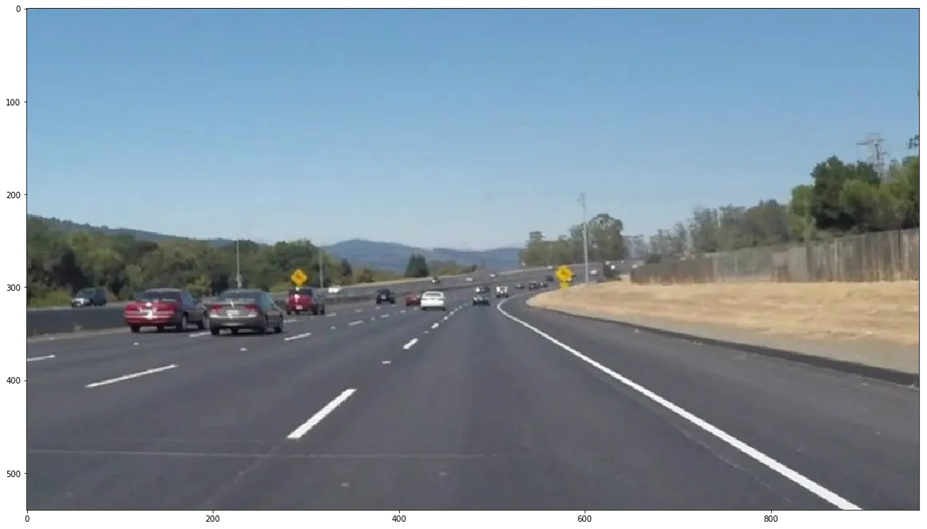
#> input picture test_images/WhatsApp Image 2025-10-12 at 20.25.29_cf874eb2.jpg, 927 x 529 px, found by its file name
$ jupyter execute 'code_v5(final).ipynb'   (shell and % lines are left out)   (older library calls are emulated)
#> lines starting #> are read from the running program, lines starting #| are printed output that depends on the picture; after the words box and inside, x2 and y2 are one past the last pixel; in counts of white or black regions, pixels touching at a corner belong together
#> the answer given: 1
#> the answer given: WhatsApp Image 2025-10-12 at 20.25.29_cf874eb2.jpg
#> in level_1_lane_only, image is the input picture: shape (529, 927, 3); mean B, G, R 156.3, 144.3, 129.5
[cell 1]
import numpy as np
import cv2
import matplotlib.pyplot as plt
import pandas as pd
from scipy import signal
from ultralytics import YOLO
from gtts import gTTS
from moviepy.editor import VideoFileClip, AudioFileClip, CompositeAudioClip
from google.colab import files
import os
from IPython.display import Audio, display

# Fix deprecated aliases
np.int = int
np.bool = bool
np.float = float

[cell 2]
# Configuration
LANE_SETTINGS = (80, 180, 5)
THRESHOLDS = (0.7, 0.4)
VEHICLES = {'car', 'truck', 'bus', 'motorcycle'}
PEDESTRIANS = {'person'}
PRIORITY = {'person': 1, 'motorcycle': 2, 'car': 3, 'truck': 4, 'bus': 5}
COLORS = {'person': (255, 0, 0), 'vehicle': (0, 255, 255)}

# Global storage
confidence_list = []
detection_list = []
decision_list = []

[cell 3]
# ============================================================================
# VOICE ALERT SYSTEM
# ============================================================================

class VoiceAlert:
    # [97 lines left out: functions __init__, speak, merge_audio_with_video, not called in this run]

[cell 4]
# ============================================================================
# SPEED ESTIMATION
# ============================================================================

# [29 lines left out: function estimate_speed, not called in this run]

[cell 5]
# ============================================================================
# DETECTION FUNCTIONS
# ============================================================================

def detect_lanes(image):
    """Lane detection with improved algorithm"""
    canny_low, canny_high, blur = LANE_SETTINGS

    gray = cv2.cvtColor(image, cv2.COLOR_RGB2GRAY)
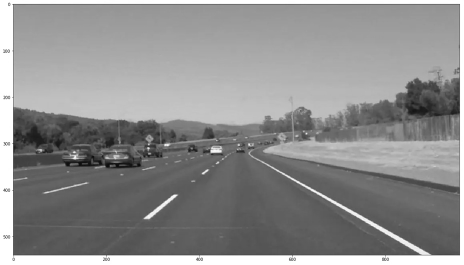
#> gray: shape (529, 927) (shown at 1/2 size); min 5, max 255, mean 141.2
    blur_img = cv2.GaussianBlur(gray, (blur, blur), 0)
    edges = cv2.Canny(blur_img, canny_low, canny_high)
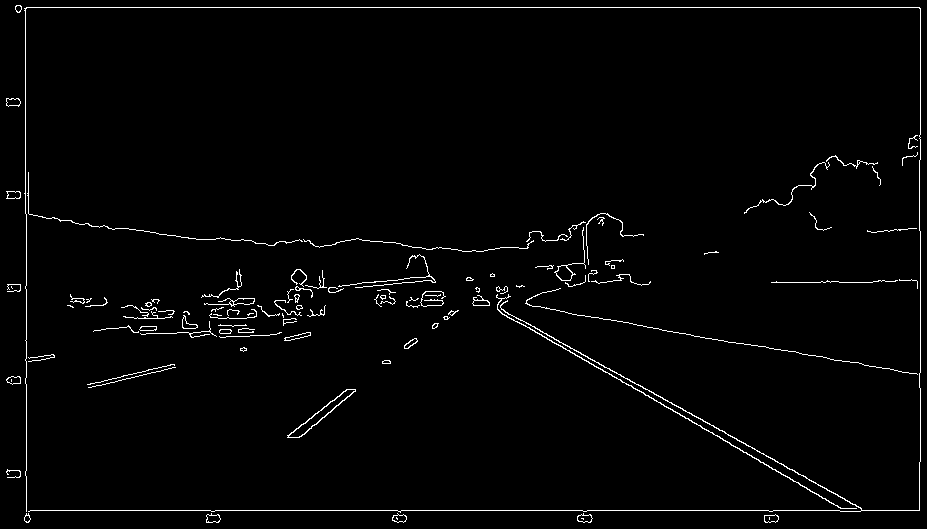
#> edges: shape (529, 927); 1.9% white in thin lines or dots

    height, width = image.shape[:2]
    mask = np.zeros_like(edges)

    polygon = np.array([[
        (int(width * 0.05), height),
        (int(width * 0.45), int(height * 0.6)),
        (int(width * 0.55), int(height * 0.6)),
        (int(width * 0.95), height)
    ]], dtype=np.int32)

    cv2.fillPoly(mask, polygon, 255)
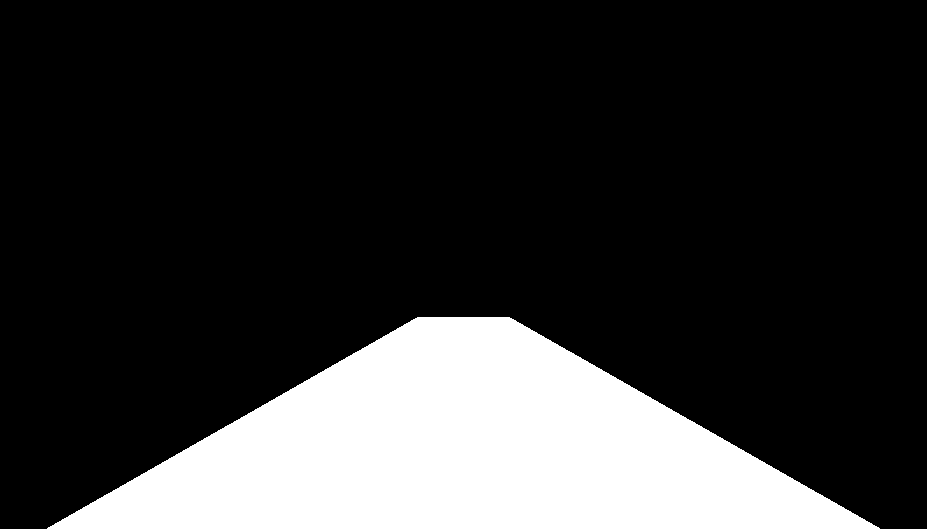
#> mask: shape (529, 927); 20% white; 1 white region, box (x1, y1, x2, y2) and area: (47, 317, 880, 529) 98315
    masked = cv2.bitwise_and(edges, mask)
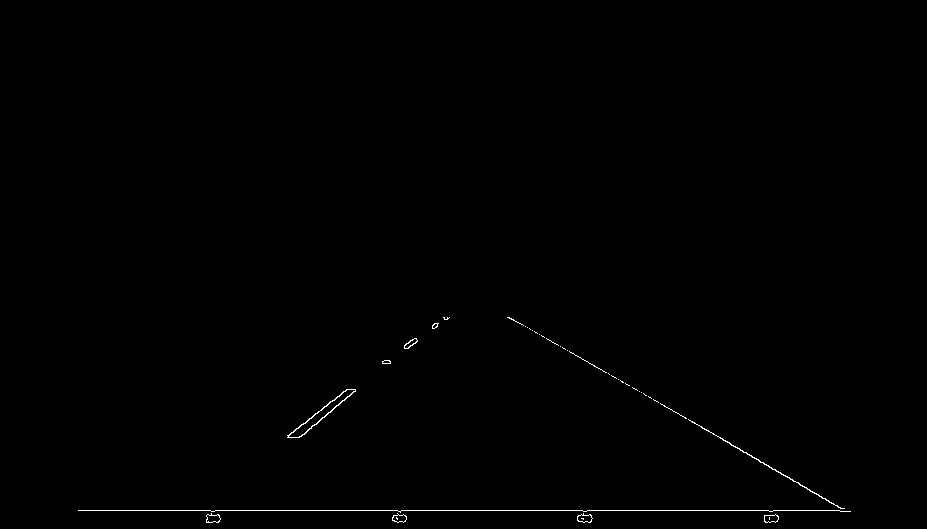
#> masked: shape (529, 927); 0.34% white in thin lines or dots, all inside (x1, y1, x2, y2) = (78, 317, 851, 523)

    lines = cv2.HoughLinesP(masked, 1, np.pi/180, 40,
                            minLineLength=50, maxLineGap=120)
#> lines = [[78, 510, 839, 510], [580, 357, 848, 511], [509, 317, 846, 511], [288, 435, 410, 340], [206, 515, 435, 323]]

    result = image.copy()
    left_lines, right_lines = [], []

    if lines is not None:
        for line in lines:
            x1, y1, x2, y2 = line[0]
            if x2 - x1 == 0:
                continue
            slope = (y2 - y1) / (x2 - x1)

            if 0.3 < abs(slope) < 2:
                if slope < 0:
                    left_lines.append(line[0])
                else:
                    right_lines.append(line[0])
#> this loop made 5 passes
#> (x1, y1, x2, y2, slope) on passes 1 to 5: (78, 510, 839, 510, 0), (580, 357, 848, 511, 0.575), (509, 317, 846, 511, 0.576), (288, 435, 410, 340, -0.779), (206, 515, 435, 323, -0.838)
#> after the loop, left_lines = [[288, 435, 410, 340], [206, 515, 435, 323]]; right_lines = [[580, 357, 848, 511], [509, 317, 846, 511]]

        for lines_group in [left_lines, right_lines]:
            if lines_group:
                avg = np.mean(lines_group, axis=0).astype(int)
                cv2.line(result, (avg[0], avg[1]), (avg[2], avg[3]),
                        (0, 255, 0), 6)
#> this loop made 2 passes
#> (lines_group, avg) on passes 1 to 2: ([[288, 435, 410, 340], [206, 515, 435, 323]], [247, 475, 422, 331]), ([[580, 357, 848, 511], [509, 317, 846, 511]], [544, 337, 847, 511])
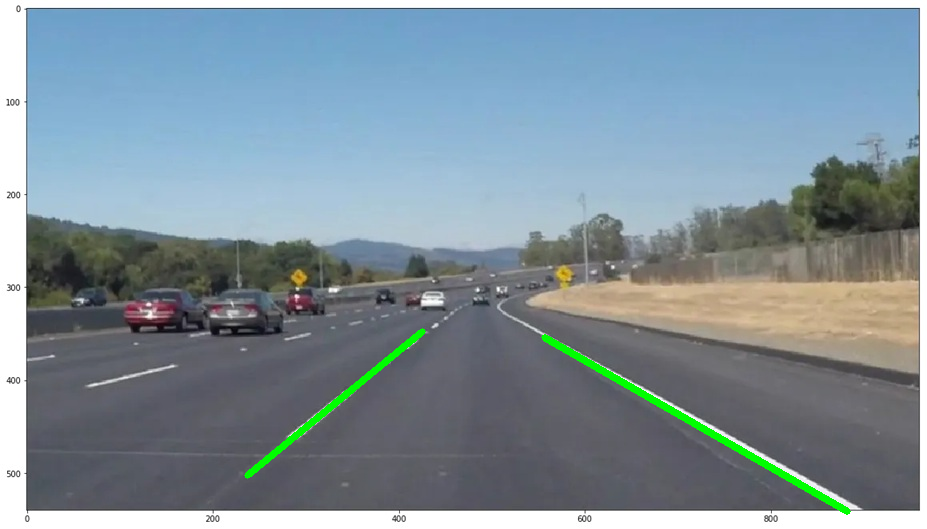
#> result: shape (529, 927, 3); mean R, G, B 128.3, 145.1, 154.9

    total = len(left_lines) + len(right_lines)
#> total = 4
    has_both = len(left_lines) > 0 and len(right_lines) > 0
#> has_both = True
    confidence = min(np.clip(total / 8.0, 0, 1) * (1.2 if has_both else 0.7), 1.0)
#> confidence = 0.6

    return (result, confidence)

[cell 6]
# [37 lines left out: function detect_objects, not called in this run]

[cell 7]
# [35 lines left out: function make_decision, not called in this run]

[cell 8]
# ============================================================================
# LOGGING & VISUALIZATION
# ============================================================================

# [26 lines left out: functions create_log_dataframe, smooth_confidence, not called in this run]

[cell 9]
# [58 lines left out: function create_simple_dashboard, not called in this run]

[cell 10]
# ============================================================================
# LEVEL FUNCTIONS
# ============================================================================

def level_1_lane_only(image_path):
    """Level 1: Lane detection"""
    print("\n" + "="*60)
    print("LEVEL 1: LANE DETECTION")
    print("="*60)

    image = cv2.imread(image_path)
    image_rgb = cv2.cvtColor(image, cv2.COLOR_BGR2RGB)
    result, confidence = detect_lanes(image_rgb)
#> confidence = 0.6

    cv2.putText(result, f"Confidence: {confidence:.2f}", (20, 40),
               cv2.FONT_HERSHEY_SIMPLEX, 1, (0, 255, 0), 2)
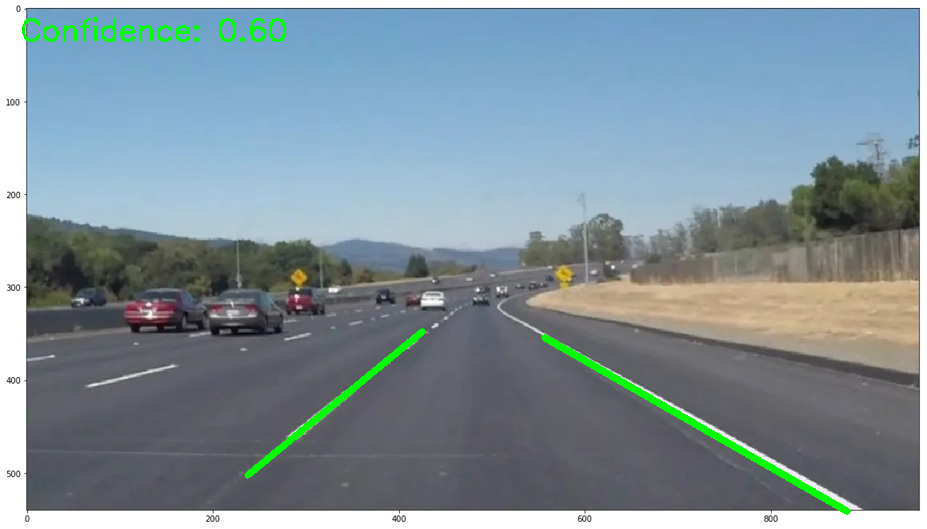
#> result: shape (529, 927, 3); 0.37% of pixels changed, all inside (x1, y1, x2, y2) = (22, 17, 286, 42)

    fig, axes = plt.subplots(1, 2, figsize=(12, 5))
    axes[0].imshow(image_rgb)
    axes[0].set_title("Original")
    axes[0].axis('off')
    axes[1].imshow(result)
    axes[1].set_title(f"Lane Detection (Conf: {confidence:.2f})")
    axes[1].axis('off')

    plt.tight_layout()
    plt.savefig('level1_output.png', dpi=150)
    print("✓ Saved: level1_output.png")

[cell 11]
# [22 lines left out: function level_2_objects_only, not called in this run]

[cell 12]
# [36 lines left out: function level_3_complete_image, not called in this run]

[cell 13]
# ============================================================================
# LEVEL 4: VIDEO WITH VOICE & SPEED
# ============================================================================

# [175 lines left out: function level_4_video, not called in this run]

[cell 14]
# ============================================================================
# MAIN
# ============================================================================

if __name__ == "__main__":
    print("\n" + "="*70)
    print("🚗 ENHANCED ADAS SYSTEM")
    print("   🔊 Voice Alerts in Video | ⚡ Speed Detection")
    print("="*70)
    print("""
    1 - Lane detection (image)
    2 - Object detection (image)
    3 - Complete system (image)
    4 - Video with voice & speed
    """)

    try:
        choice = int(input("Choice (1-4): "))
    except ValueError:
        print("❌ Invalid input")
        exit()

    if choice in [1, 2, 3]:
        print("\nUpload IMAGE:")
        uploaded = files.upload()
        path = list(uploaded.keys())[0]

        if choice == 1:
            level_1_lane_only(path)
#> (the call stopped at in level_1_lane_only, `fig, axes = plt.subplots(1, 2, figsize=(12, 5))`: IPython is not available in this run)

$ run again, on test_images/solidWhiteCurve.jpg
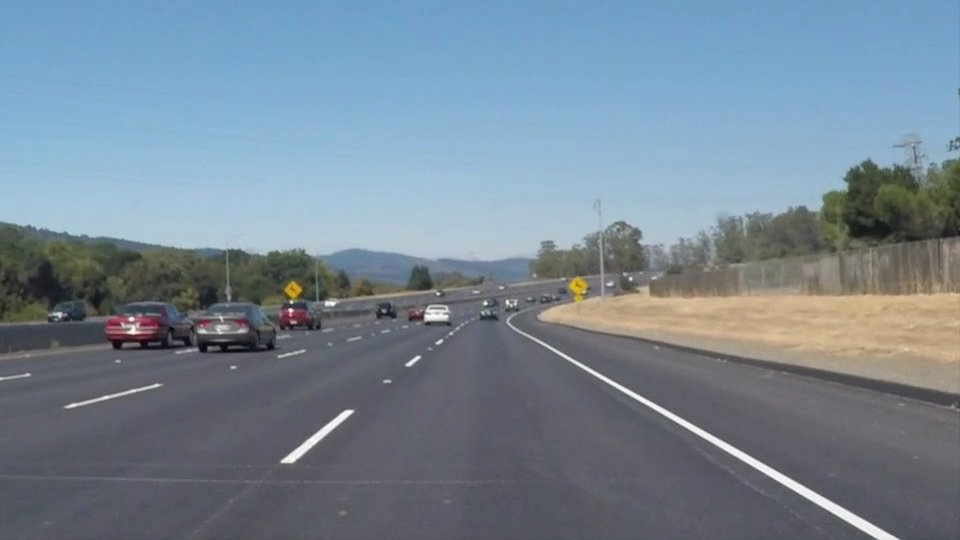
#> input picture test_images/solidWhiteCurve.jpg, 960 x 540 px, found by its file name
#> in level_1_lane_only, image is the input picture: shape (540, 960, 3); mean B, G, R 148.1, 134.5, 118.5
#> in detect_lanes, `edges = cv2.Canny(blur_img, canny_low, canny_high)`:
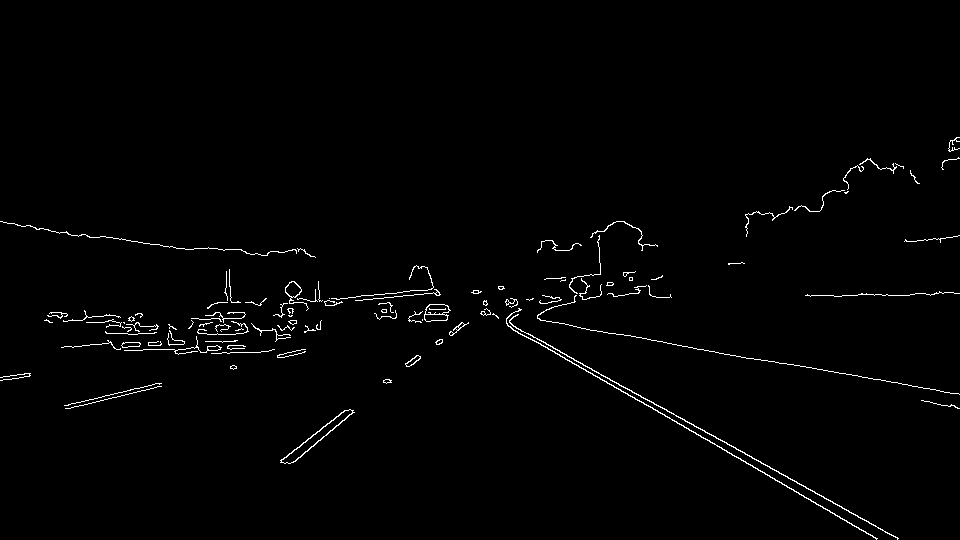
#> edges: shape (540, 960); 1.3% white in thin lines or dots, all inside (x1, y1, x2, y2) = (0, 137, 960, 540)
#> mask: shape (540, 960); 20% white; 1 white region, box (x1, y1, x2, y2) and area: (49, 324, 912, 540) 103848
#> masked: shape (540, 960); 0.3% white in thin lines or dots, all inside (x1, y1, x2, y2) = (280, 324, 899, 540)
#> lines = [[511, 324, 898, 538], [507, 325, 877, 538], [292, 462, 439, 339], [280, 460, 405, 363], [283, 459, 416, 355], [295, 461, 459, 324], [507, 324, 829, 510]]
#> the loop in detect_lanes, `for line in lines:` made 7 passes
#> (x1, y1, x2, y2, slope) on passes 1 to 7: (511, 324, 898, 538, 0.553), (507, 325, 877, 538, 0.576), (292, 462, 439, 339, -0.837), (280, 460, 405, 363, -0.776), (283, 459, 416, 355, -0.782), (295, 461, 459, 324, -0.835), (507, 324, 829, 510, 0.578)
#> after the loop in detect_lanes, `for line in lines:`: left_lines = [[292, 462, 439, 339], [280, 460, 405, 363], [283, 459, 416, 355], [295, 461, 459, 324]]; right_lines = [[511, 324, 898, 538], [507, 325, 877, 538], [507, 324, 829, 510]]
#> the loop in detect_lanes, `for lines_group in [left_lines, right_lines]:` made 2 passes
#> avg on passes 1 to 2: [287, 460, 429, 345], [508, 324, 868, 528]
#> total = 7
#> has_both = True
#> in detect_lanes, `confidence = min(np.clip(total / 8.0, 0, 1) * (1.2 if has_both else 0...`: confidence = 1
#> in level_1_lane_only, `cv2.putText(result, f"Confidence: {confidence:.2f}", (20, 40), cv2.FON..`:
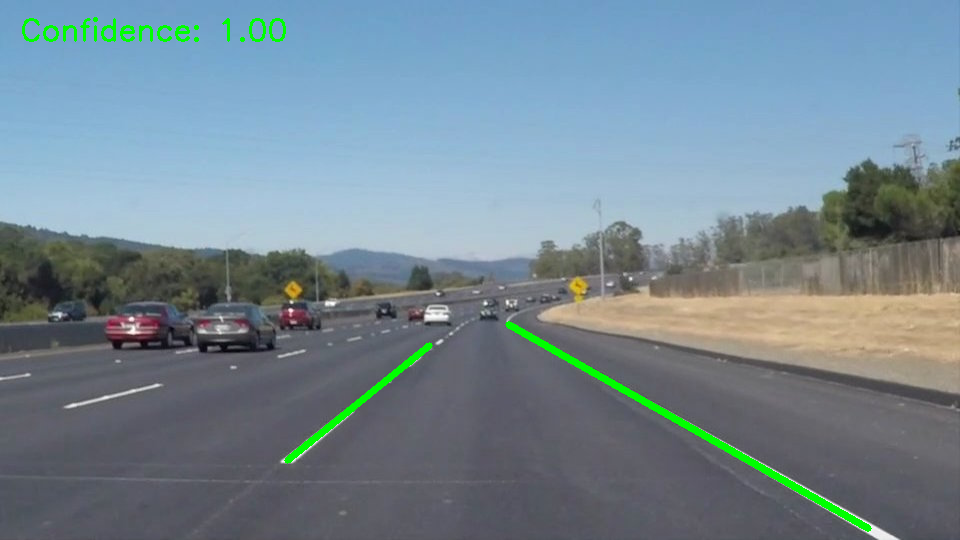
#> result: shape (540, 960, 3); mean R, G, B 116.6, 135.3, 145.8

$ run again, on test_images/solidWhiteRight.jpg
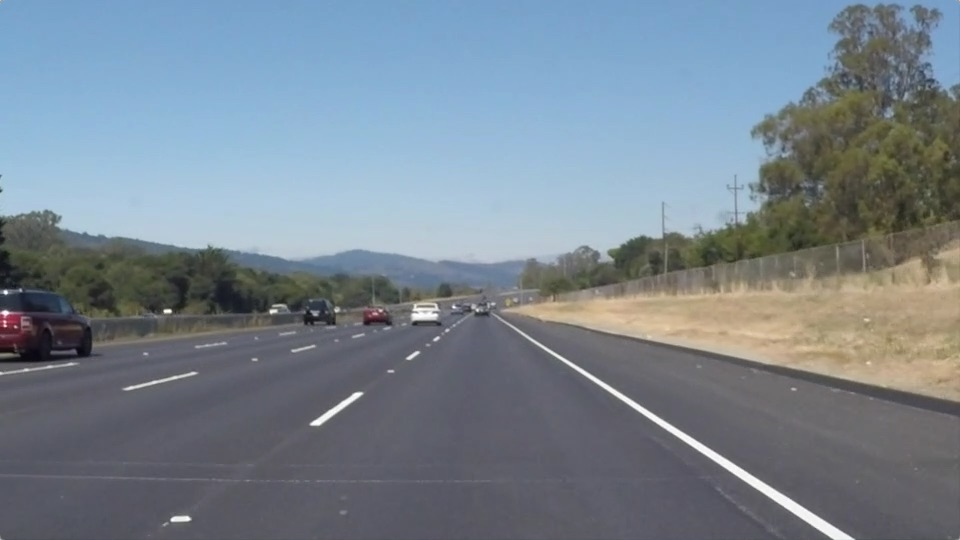
#> input picture test_images/solidWhiteRight.jpg, 960 x 540 px, found by its file name
#> in level_1_lane_only, image is the input picture: shape (540, 960, 3); mean B, G, R 143.7, 132.6, 120.3
#> in detect_lanes, `edges = cv2.Canny(blur_img, canny_low, canny_high)`:
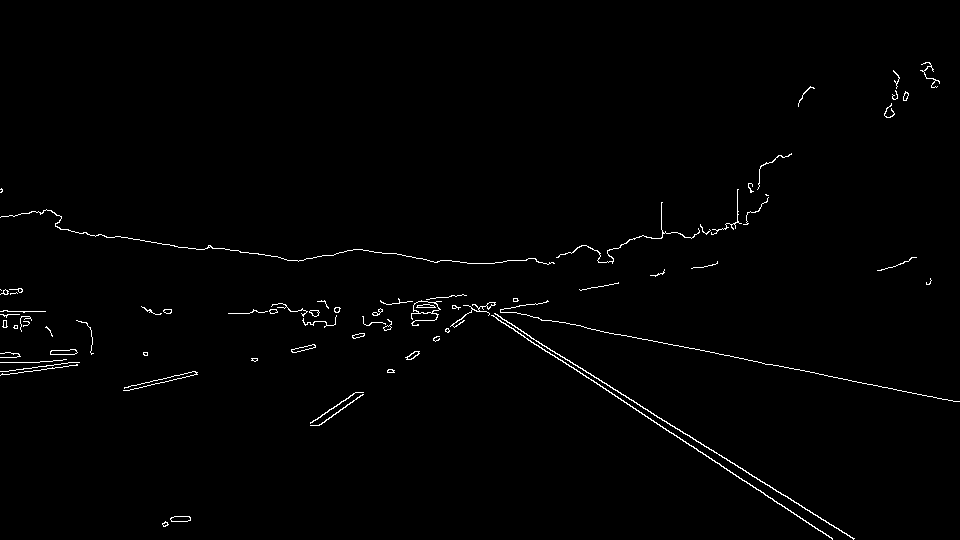
#> edges: shape (540, 960); 1% white in thin lines or dots, all inside (x1, y1, x2, y2) = (0, 62, 960, 540)
#> mask: shape (540, 960); 20% white; 1 white region, box (x1, y1, x2, y2) and area: (49, 324, 912, 540) 103848
#> masked: shape (540, 960); 0.28% white in thin lines or dots, all inside (x1, y1, x2, y2) = (162, 324, 855, 540)
#> lines = [[511, 324, 854, 538], [527, 335, 853, 539], [505, 324, 781, 504], [663, 428, 832, 538], [506, 324, 626, 402], [310, 423, 452, 324], [319, 425, 458, 324], [324, 422, 459, 324]]
#> the loop in detect_lanes, `for line in lines:` made 8 passes
#> (x1, y1, x2, y2, slope) on passes 1 to 8: (511, 324, 854, 538, 0.624), (527, 335, 853, 539, 0.626), (505, 324, 781, 504, 0.652), (663, 428, 832, 538, 0.651), (506, 324, 626, 402, 0.65), (310, 423, 452, 324, -0.697), (319, 425, 458, 324, -0.727), (324, 422, 459, 324, -0.726)
#> after the loop in detect_lanes, `for line in lines:`: left_lines = [[310, 423, 452, 324], [319, 425, 458, 324], [324, 422, 459, 324]]; right_lines = [[511, 324, 854, 538], [527, 335, 853, 539], [505, 324, 781, 504], [663, 428, 832, 538], [506, 324, 626, 402]]
#> the loop in detect_lanes, `for lines_group in [left_lines, right_lines]:` made 2 passes
#> avg on passes 1 to 2: [317, 423, 456, 324], [542, 347, 789, 504]
#> total = 8
#> has_both = True
#> in detect_lanes, `confidence = min(np.clip(total / 8.0, 0, 1) * (1.2 if has_both else 0...`: confidence = 1
#> in level_1_lane_only, `cv2.putText(result, f"Confidence: {confidence:.2f}", (20, 40), cv2.FON..`:
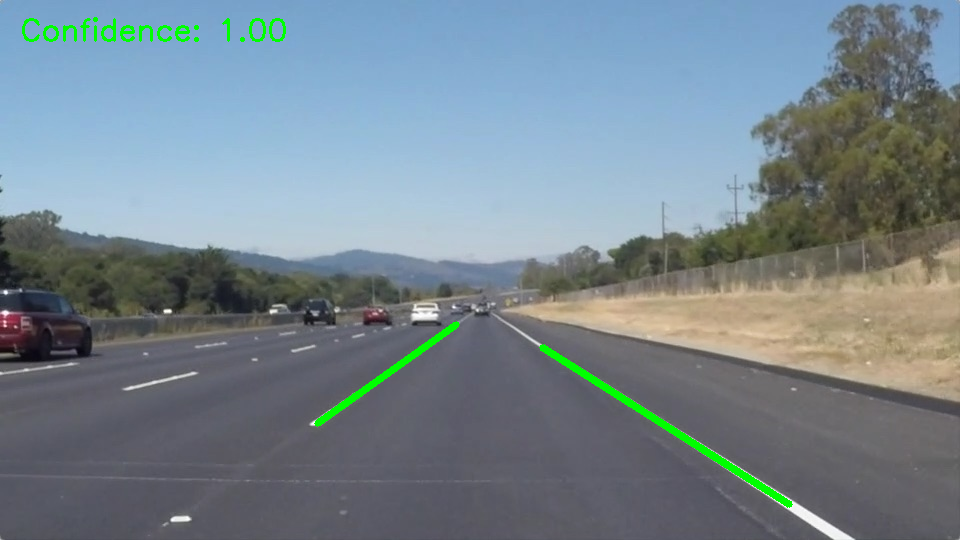
#> result: shape (540, 960, 3); mean R, G, B 118.6, 133.3, 141.7
